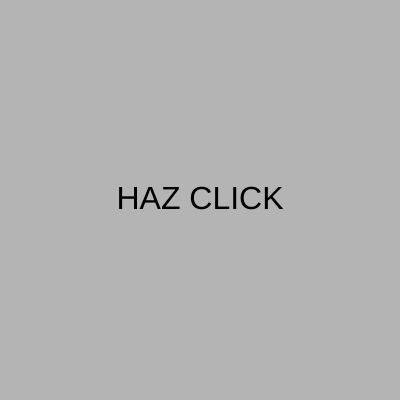
Frame 1 (no input)
Frame 60 (no input): identical to frame 1, image omitted
Frame 120 (the mouse pressed at the canvas centre since frame 60): identical to frame 1, image omitted

The p5.js sketch that drew this single still picture (run headless with seeded random() and noise() and a simulated clock; from frame 60 on, the mouse is pressed at the canvas centre):

// p5.js sketch
// ── sketch.js
let marcas = []; // Array para almacenar las marcas

function setup() {
  createCanvas(400, 400);
}

function draw() {
  background(180);
  // Agregar el texto "Haz clic" en el fondo
  textSize(32);
  fill(0);
  textAlign(CENTER, CENTER);
  text("HAZ CLICK", width / 2, height / 2);

  // Dibujar todas las marcas almacenadas en el array
  for (let i = 0; i < marcas.length; i++) {
    let marca = marcas[i];
    marca.mostrar();
  }
}

// Función para crear una marca en la posición del clic o toque
function mouseClicked() {
  let x = mouseX;
  let y = mouseY;
  let nuevaMarca = new Marca(x, y);
  marcas.push(nuevaMarca);
}

// Definición de la clase Marca
class Marca {
  constructor(x, y) {
    this.x = x;
    this.y = y;
    this.diametro = 100; // Tamaño de la marca
    this.color = color(random(255), random(255), random(255), 150); // Color aleatorio con valor alfa
  }

  mostrar() {
    noStroke();
    fill(this.color);
    ellipse(this.x, this.y, this.diametro);
  }
}
